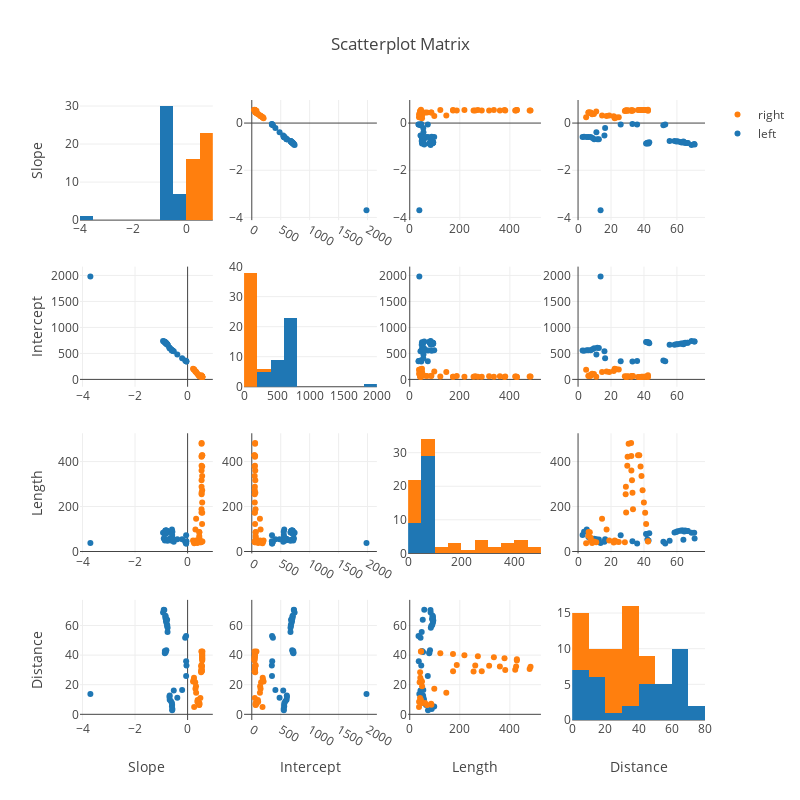

The notebook cell saved with this chart:
### Code cell
img_obj.viz_line_features()
